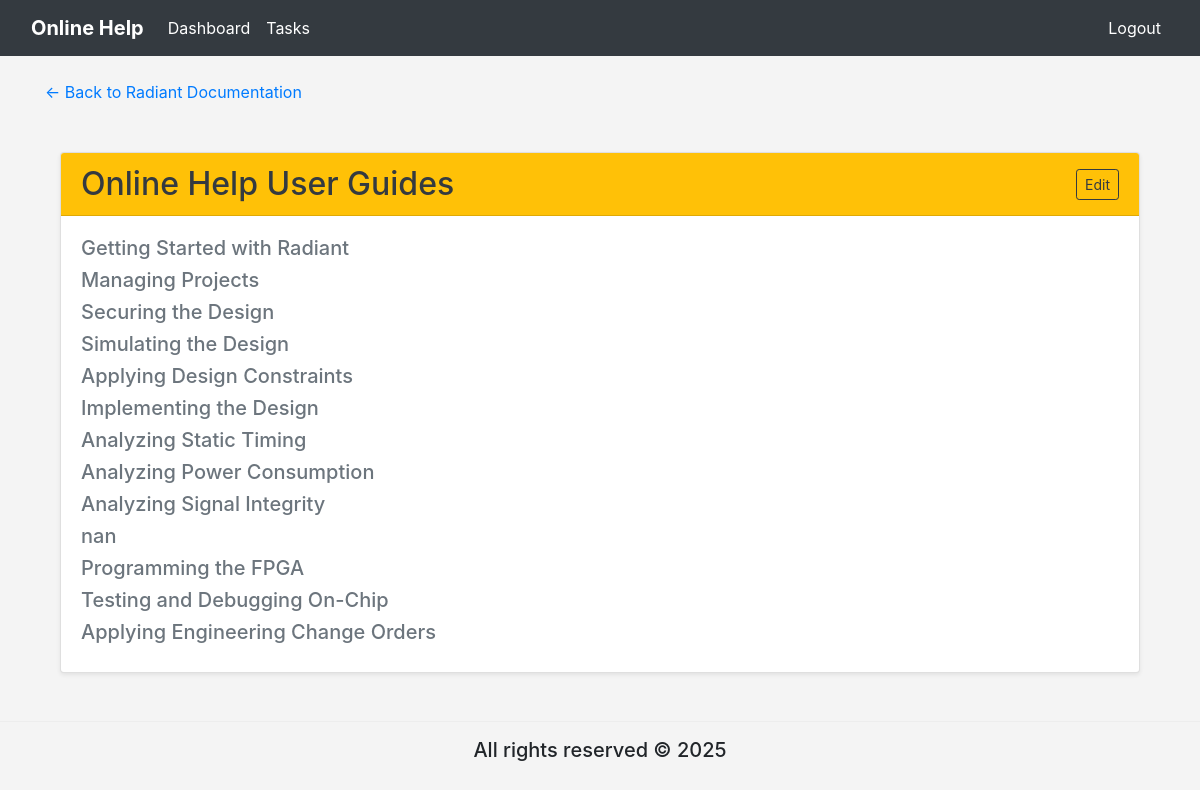
The app's page /online_help/tasks_test/per_documentation_test/5/ (signed in), older data.
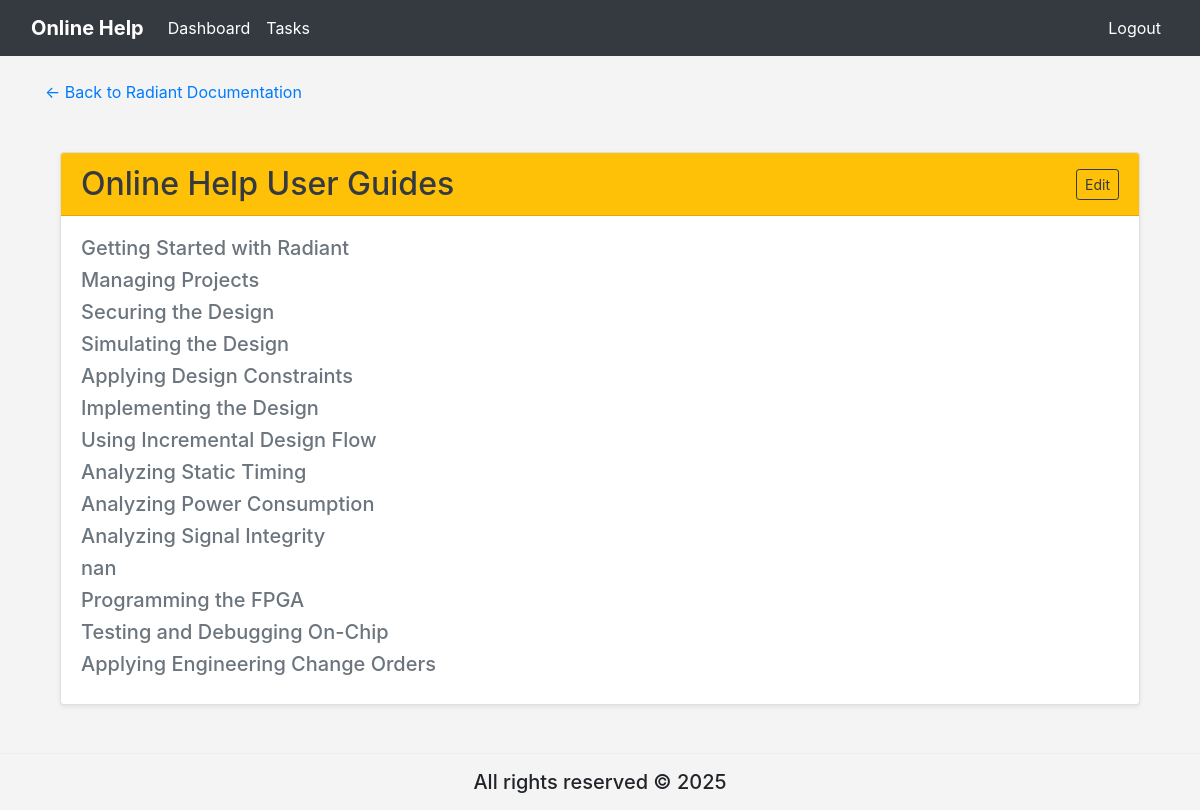
The same page, newer data.
### online_help/models.py (models this page shows, shortened)
class Task(models.Model):
    document = models.ForeignKey(Document, on_delete=models.CASCADE, related_name='tasks')
    section = models.CharField(max_length=255)
    sub_section = models.CharField(max_length=255)
    comments = models.TextField()
    SME = models.CharField(max_length=255, blank=True, null=True)
    color = models.CharField(max_length=50)
    completion = models.CharField(max_length=100, default='0%')
    created_at = models.DateTimeField(auto_now_add=True)
    modified_at = models.DateTimeField(auto_now=True)

### online_help/views.py (the view)
# urls.py: path('tasks_test/per_documentation_test/<int:document_pk>/', views.per_documentation_test, name='per_documentation_test'),
@login_required
def per_documentation_test(request, document_pk):
    reference_task = get_object_or_404(Task, pk=document_pk)
    document_name = reference_task.document
    tasks = Task.objects.filter(document=document_name)
    seen_sections = set()
    unique_section_tasks = []
    for task in tasks:
        if task.section not in seen_sections:
            seen_sections.add(task.section)
            unique_section_tasks.append(task)
    return render(request, 'online_help/per_documentation_test.html', {
        'document_name': document_name,
        'document_pk': document_pk,
        'sections': unique_section_tasks,  # list of Task objects
    })

### online_help/models.py (called while the page is built)
    def __str__(self):
        return self.title

### online_help/templates/online_help/per_documentation_test.html
{% extends "online_help/base.html" %}
{% block content %}
{% load static %}
<link rel="stylesheet" href="{% static 'css/per_documentation.css' %}">
<link rel="stylesheet" href="https://stackpath.bootstrapcdn.com/bootstrap/4.5.2/css/bootstrap.min.css">
<p><a href="{% url 'online_help:tasks_edit_test' %}">← Back to Radiant Documentation</a></p>
<div class="container mt-5">
    <div class="card shadow-sm">
        <div class="card-header bg-warning text-dark d-flex justify-content-between align-items-center">
            <h2 class="mb-0">{{ document_name }}</h2>
            <a href="{% url 'online_help:section_edit_test' document_pk=document_pk %}" class="btn btn-outline-dark btn-sm">Edit</a>
        </div>
        <div class="card-body">
            {% if sections %}
                {% for section in sections %}
                    <h5 class="text-muted">
                        <a href="{% url 'online_help:per_section_test' document_pk=document_pk section_pk=section.pk %}" class="hover-link">
                            {{ section.section }}
                        </a>
                    </h5>
                {% empty %}
                    <p>No sections found for this document.</p>
                {% endfor %}
            {% else %}
                <p>No sections found for this document.</p>
            {% endif %}
        </div>
    </div>
</div>
{% endblock %}

Row changes from the older to the newer data that the page shows:
added Task: section "Using Incremental Design Flow"
